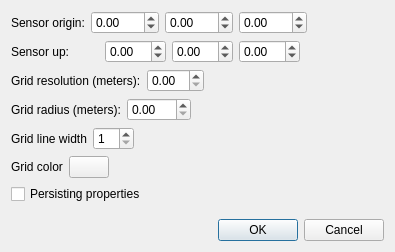
<?xml version="1.0" encoding="UTF-8"?>
<ui version="4.0">
 <class>Dialog</class>
 <widget class="QDialog" name="Dialog">
  <property name="geometry">
   <rect>
    <x>0</x>
    <y>0</y>
    <width>395</width>
    <height>252</height>
   </rect>
  </property>
  <property name="windowTitle">
   <string>Grid Properties</string>
  </property>
  <layout class="QVBoxLayout" name="verticalLayout">
   <item>
    <layout class="QHBoxLayout" name="horizontalLayout_2">
     <item>
      <widget class="QLabel" name="label_2">
       <property name="text">
        <string>Sensor origin:</string>
       </property>
      </widget>
     </item>
     <item>
      <widget class="QDoubleSpinBox" name="SensorOriginX">
       <property name="minimum">
        <double>-999.000000000000000</double>
       </property>
       <property name="maximum">
        <double>999.000000000000000</double>
       </property>
      </widget>
     </item>
     <item>
      <widget class="QDoubleSpinBox" name="SensorOriginY">
       <property name="minimum">
        <double>-999.000000000000000</double>
       </property>
       <property name="maximum">
        <double>999.000000000000000</double>
       </property>
      </widget>
     </item>
     <item>
      <widget class="QDoubleSpinBox" name="SensorOriginZ">
       <property name="minimum">
        <double>-999.000000000000000</double>
       </property>
       <property name="maximum">
        <double>999.000000000000000</double>
       </property>
      </widget>
     </item>
     <item>
      <spacer name="horizontalSpacer_3">
       <property name="orientation">
        <enum>Qt::Horizontal</enum>
       </property>
       <property name="sizeHint" stdset="0">
        <size>
         <width>40</width>
         <height>20</height>
        </size>
       </property>
      </spacer>
     </item>
    </layout>
   </item>
   <item>
    <layout class="QHBoxLayout" name="horizontalLayout_4">
     <item>
      <widget class="QLabel" name="label_3">
       <property name="minimumSize">
        <size>
         <width>88</width>
         <height>0</height>
        </size>
       </property>
       <property name="text">
        <string>Sensor up:</string>
       </property>
      </widget>
     </item>
     <item>
      <widget class="QDoubleSpinBox" name="SensorUpX">
       <property name="minimum">
        <double>-99.000000000000000</double>
       </property>
      </widget>
     </item>
     <item>
      <widget class="QDoubleSpinBox" name="SensorUpY">
       <property name="minimum">
        <double>-99.000000000000000</double>
       </property>
      </widget>
     </item>
     <item>
      <widget class="QDoubleSpinBox" name="SensorUpZ">
       <property name="minimum">
        <double>-99.000000000000000</double>
       </property>
      </widget>
     </item>
     <item>
      <spacer name="horizontalSpacer_2">
       <property name="orientation">
        <enum>Qt::Horizontal</enum>
       </property>
       <property name="sizeHint" stdset="0">
        <size>
         <width>40</width>
         <height>20</height>
        </size>
       </property>
      </spacer>
     </item>
    </layout>
   </item>
   <item>
    <layout class="QHBoxLayout" name="horizontalLayout_3">
     <item>
      <widget class="QLabel" name="label">
       <property name="text">
        <string>Grid resolution (meters):</string>
       </property>
      </widget>
     </item>
     <item>
      <widget class="QDoubleSpinBox" name="GridResolution"/>
     </item>
     <item>
      <spacer name="horizontalSpacer">
       <property name="orientation">
        <enum>Qt::Horizontal</enum>
       </property>
       <property name="sizeHint" stdset="0">
        <size>
         <width>40</width>
         <height>20</height>
        </size>
       </property>
      </spacer>
     </item>
    </layout>
   </item>
   <item>
    <layout class="QHBoxLayout" name="horizontalLayout_5">
     <item>
      <widget class="QLabel" name="label_4">
       <property name="text">
        <string>Grid radius (meters):</string>
       </property>
      </widget>
     </item>
     <item>
      <widget class="QDoubleSpinBox" name="GridWidth">
       <property name="maximum">
        <double>999.990000000000009</double>
       </property>
      </widget>
     </item>
     <item>
      <spacer name="horizontalSpacer_4">
       <property name="orientation">
        <enum>Qt::Horizontal</enum>
       </property>
       <property name="sizeHint" stdset="0">
        <size>
         <width>40</width>
         <height>20</height>
        </size>
       </property>
      </spacer>
     </item>
    </layout>
   </item>
   <item>
    <layout class="QHBoxLayout" name="horizontalLayout">
     <item>
      <widget class="QLabel" name="label_5">
       <property name="text">
        <string>Grid line width</string>
       </property>
      </widget>
     </item>
     <item>
      <widget class="QSpinBox" name="GridLineWidth">
       <property name="minimum">
        <number>1</number>
       </property>
      </widget>
     </item>
     <item>
      <spacer name="horizontalSpacer_5">
       <property name="orientation">
        <enum>Qt::Horizontal</enum>
       </property>
       <property name="sizeHint" stdset="0">
        <size>
         <width>40</width>
         <height>20</height>
        </size>
       </property>
      </spacer>
     </item>
    </layout>
   </item>
   <item>
    <layout class="QHBoxLayout" name="horizontalLayout_6">
     <item>
      <widget class="QLabel" name="label_6">
       <property name="text">
        <string>Grid color</string>
       </property>
      </widget>
     </item>
     <item>
      <widget class="QPushButton" name="GridColorPicker">
       <property name="text">
        <string/>
       </property>
      </widget>
     </item>
     <item>
      <spacer name="horizontalSpacer_6">
       <property name="orientation">
        <enum>Qt::Horizontal</enum>
       </property>
       <property name="sizeHint" stdset="0">
        <size>
         <width>40</width>
         <height>20</height>
        </size>
       </property>
      </spacer>
     </item>
    </layout>
   </item>
   <item>
    <layout class="QHBoxLayout" name="horizontalLayout_7">
     <item>
      <widget class="QCheckBox" name="ShouldPropertiesPersist">
       <property name="text">
        <string>Persisting properties</string>
       </property>
      </widget>
     </item>
     <item>
      <spacer name="horizontalSpacer_7">
       <property name="orientation">
        <enum>Qt::Horizontal</enum>
       </property>
       <property name="sizeHint" stdset="0">
        <size>
         <width>40</width>
         <height>20</height>
        </size>
       </property>
      </spacer>
     </item>
    </layout>
   </item>
   <item>
    <spacer name="verticalSpacer">
     <property name="orientation">
      <enum>Qt::Vertical</enum>
     </property>
     <property name="sizeHint" stdset="0">
      <size>
       <width>20</width>
       <height>27</height>
      </size>
     </property>
    </spacer>
   </item>
   <item>
    <widget class="QDialogButtonBox" name="buttonBox">
     <property name="orientation">
      <enum>Qt::Horizontal</enum>
     </property>
     <property name="standardButtons">
      <set>QDialogButtonBox::Cancel|QDialogButtonBox::Ok</set>
     </property>
    </widget>
   </item>
  </layout>
 </widget>
 <resources/>
 <connections>
  <connection>
   <sender>buttonBox</sender>
   <signal>accepted()</signal>
   <receiver>Dialog</receiver>
   <slot>accept()</slot>
   <hints>
    <hint type="sourcelabel">
     <x>248</x>
     <y>254</y>
    </hint>
    <hint type="destinationlabel">
     <x>157</x>
     <y>274</y>
    </hint>
   </hints>
  </connection>
  <connection>
   <sender>buttonBox</sender>
   <signal>rejected()</signal>
   <receiver>Dialog</receiver>
   <slot>reject()</slot>
   <hints>
    <hint type="sourcelabel">
     <x>316</x>
     <y>260</y>
    </hint>
    <hint type="destinationlabel">
     <x>286</x>
     <y>274</y>
    </hint>
   </hints>
  </connection>
 </connections>
</ui>
